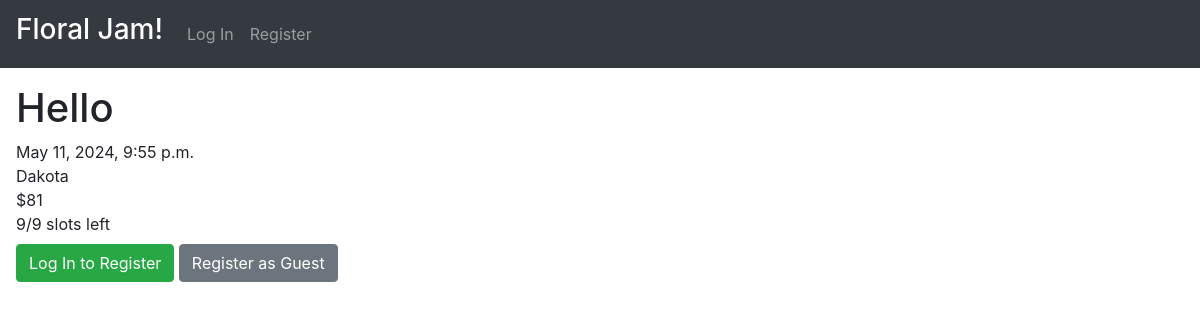
The page /details/1 on the database its author committed.
### floral_jamming/models.py (models this page shows)
class Event(models.Model):
    title = models.CharField(max_length=100)
    price = models.IntegerField(validators=[MinValueValidator(0)], default=80)
    time = models.DateTimeField()
    location = models.CharField(max_length=300)
    description = models.CharField(max_length=3000)
    capacity = models.IntegerField(validators=[MinValueValidator(0)], default=10)
    creator = models.ForeignKey(User, on_delete=models.CASCADE, related_name="events")
    def num_attendees(self) -> int:
        return sum([attendee.pax for attendee in self.attendees.all()])
    def remaining_slots(self) -> int:
        return self.capacity - self.num_attendees()

### floral_jamming/views.py (the view)
# urls.py: path("details/<int:event_id>", views.details, name="details"),
@allow_guest_user
def details(request: HttpRequest, event_id: int) -> HttpResponse:
     event = Event.objects.get(id=event_id)
     attendee = event_service.get_attendee(user=request.user, event=event)
     attendee_form = AttendeeForm(instance=attendee)
     msg = ''
     if request.method == "POST":
          attendee_form = AttendeeForm(request.POST)
          try:
               attendee = event_service.create_or_update_user_attendee(user=request.user, event=event, attendee_form=attendee_form)
          except Invalid_User_Form as e:
               msg = e
     return render(request, 'floral_jamming/details.html', {
          'event': event,
          'attendee': attendee,
          'attendee_form': attendee_form,
          'message': msg
     })

### floral_jamming/services/auth_service/auth_service.py (called while the page is built)
    @staticmethod
    def is_authenticated_user(user: User) -> bool:
        return user.is_authenticated and not is_guest_user(user) and user.is_active

    @staticmethod
    def is_anonymous_user(user: User) -> bool:
        return user.is_anonymous

    @staticmethod
    def is_staff_user(user: User) -> bool:
        return user.is_staff

### floral_jamming/services/event_service/event_service.py (called while the page is built)
    @property
    def auth_service(self):
        return self._auth_service

    def get_attendee(self, user: User, event: Event) -> Optional[Attendee]:
        auth_service = self.auth_service
        if auth_service.is_anonymous_user(user):
            return None
        return event.attendees.filter(user=user).first()

### floral_jamming/templates/floral_jamming/details.html (shortened to what this page needs)
{% extends 'floral_jamming/layout.html' %}
{% load static %}
{% load templates %}
{% block body %}
    <h1>{{ event.title }}</h1>
    <div>{{ event.time }}</div>
    <div>{{ event.location }}</div>
    <div>${{ event.price }}</div>
    <div>{{ event.remaining_slots }}/{{ event.capacity }} slots left</div>
    {% if user|is_staff_user and user == event.creator %}
        <a href="{% url 'floral_jamming:create' event.id %}">
            <button class="btn btn-secondary">Edit Event</button>
        </a>
        <h3>Attendees:</h3>
        <div>
            {% comment %} TODO: Allow creator to remove attendees {% endcomment %}
            {% for attendee in event.attendees.all %}
                <div class="card p-2">
                    <div class="card-title">{{ attendee.user.first_name }} {{ attendee..user.last_name }}</div>
                    <div class="card-text">{{ attendee.user.email }}</div>
                </div>
            {% empty %}
                <h5>No Attendees Yet</h5>
            {% endfor %}
        </div>
    {% else %}
        {% if attendee %}
            <a href="{% url 'floral_jamming:sign_up' event.id %}">
                <button class='btn btn-secondary my-2'>Edit Registration</button>
            </a>
        {% else %}
            <a href="{% url 'floral_jamming:login' event.id %}">
                <button class='btn btn-success my-2'>Log In to Register</button>
            </a>
            <a href="{% url 'floral_jamming:sign_up' event.id %}">
                <button class='btn btn-secondary my-2'>Register as Guest</button>
            </a>
        {% endif %}
    {% endif %}
{% endblock %}

### rows shown on the page
Event: title "Hello", time "May 11, 2024, 9:55 p.m.", location "Dakota", price "81", remaining_slots "9", capacity "9"
